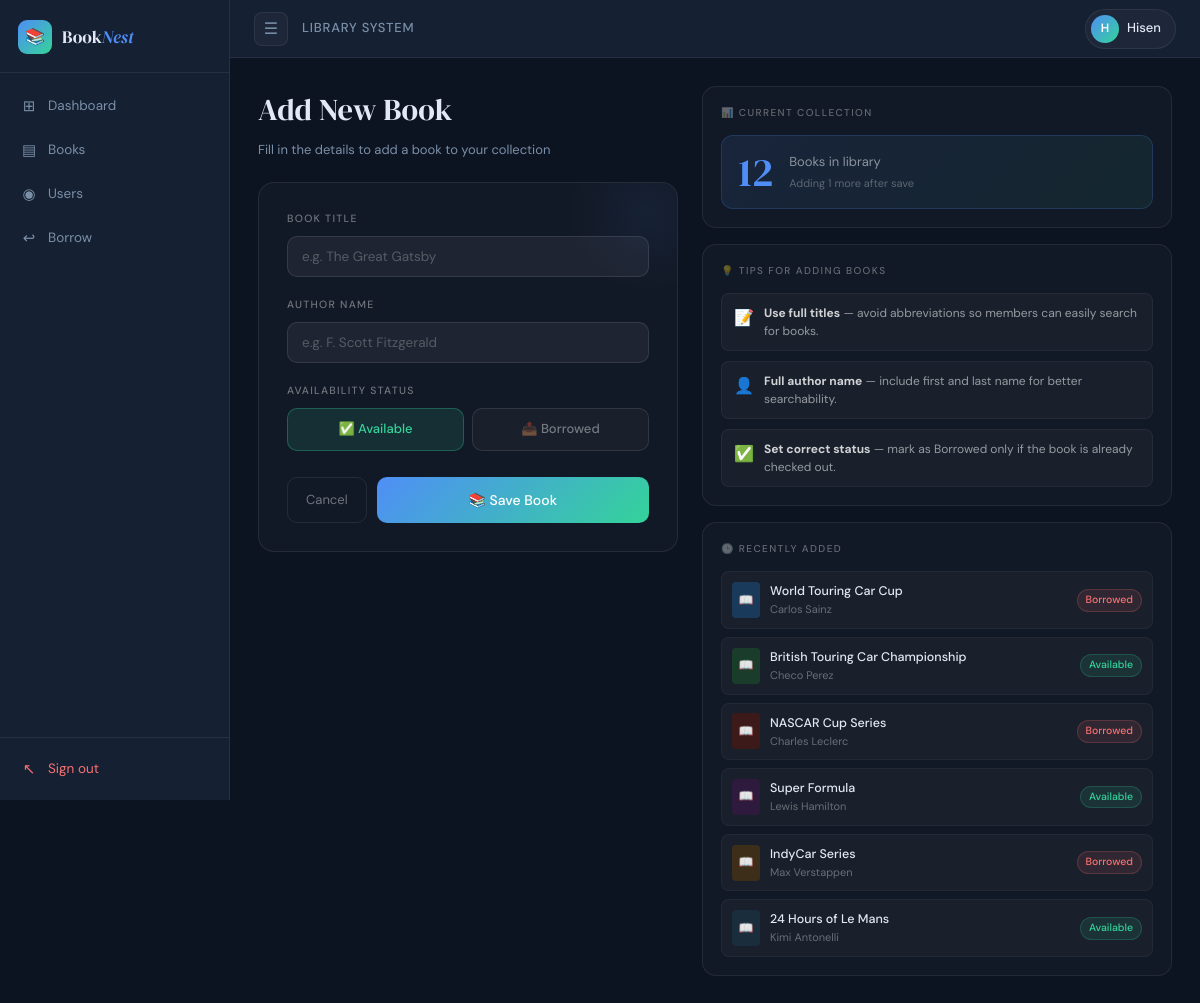
/add_book.php (signed in), run on the app's committed database.
### tables this page shows
CREATE TABLE `books` (
  `id` int(11) NOT NULL,
  `title` varchar(255) NOT NULL,
  `author` varchar(255) NOT NULL,
  `status` enum('Available','Borrowed') DEFAULT 'Available'
);

### add_book.php (the view, shortened to what this page needs)
<?php
include 'db.php';
include 'header.php';
$totalBooks = $conn->query("SELECT COUNT(*) as t FROM books")->fetch_assoc()['t'];
$recentBooks = $conn->query("SELECT title, author, status FROM books ORDER BY id DESC LIMIT 6");
?>
<div class="form-shell">
  <div>
    <div class="form-left-title">Add New Book</div>
    <div class="form-left-sub">Fill in the details to add a book to your collection</div>
    <div class="form-card">
      <form method="POST" id="bookForm">
        <div class="form-field">
          <label>Book Title</label>
          <input type="text" name="title" placeholder="e.g. The Great Gatsby" required>
        </div>
        <div class="form-field">
          <label>Author Name</label>
          <input type="text" name="author" placeholder="e.g. F. Scott Fitzgerald" required>
        </div>
        <div class="form-field">
          <label>Availability Status</label>
          <div class="status-toggle">
            <div class="status-opt active-avail" id="opt-avail" onclick="setStatus('Available')">✅ Available</div>
            <div class="status-opt" id="opt-borrow" onclick="setStatus('Borrowed')">📤 Borrowed</div>
          </div>
        </div>
        <div class="form-actions">
          <a href="books.php" class="btn-cancel">Cancel</a>
          <button type="submit" class="btn-save">📚 Save Book</button>
        </div>
      </form>
    </div>
  </div>
  <div class="right-col">
    <div class="panel">
      <div class="panel-label">📊 Current Collection</div>
      <div class="counter-card">
        <div>
          <div class="counter-num"><?= $totalBooks ?></div>
        </div>
        <div>
          <div class="counter-label">Books in library</div>
          <div class="counter-sub">Adding 1 more after save</div>
        </div>
      </div>
    </div>
    <div class="panel">
      <div class="panel-label">💡 Tips for Adding Books</div>
      <div class="tip-list">
        <div class="tip-row">
          <div class="tip-icon">📝</div>
          <div class="tip-text"><strong>Use full titles</strong> — avoid abbreviations so members can easily search for books.</div>
        </div>
        <div class="tip-row">
          <div class="tip-icon">👤</div>
          <div class="tip-text"><strong>Full author name</strong> — include first and last name for better searchability.</div>
        </div>
        <div class="tip-row">
          <div class="tip-icon">✅</div>
          <div class="tip-text"><strong>Set correct status</strong> — mark as Borrowed only if the book is already checked out.</div>
        </div>
      </div>
    </div>
    <div class="panel">
      <div class="panel-label">🕒 Recently Added</div>
      <div class="recent-list">
        <?php
        $colors = ['#1a3a5c','#1a3d2b','#3d1a1a','#2d1a3d','#3d2e1a','#1a2d3d'];
        $i = 0;
        while($rb = $recentBooks->fetch_assoc()):
          $c = $colors[$i % count($colors)];
          $i++;
        ?>
        <div class="recent-row">
          <div class="recent-icon" style="background:<?= $c ?>">📖</div>
          <div class="recent-info">
            <div class="recent-title"><?= htmlspecialchars($rb['title']) ?></div>
            <div class="recent-author"><?= htmlspecialchars($rb['author']) ?></div>
          </div>
          <span class="badge-sm <?= $rb['status'] === 'Available' ? 'available' : 'borrowed' ?>">
            <?= $rb['status'] ?>
          </span>
        </div>
        <?php endwhile; ?>
      </div>
    </div>
  </div>
</div>
<?php include 'footer.php'; ?>

### style.css (style rules this page uses)
*, *::before, *::after { box-sizing: border-box; margin: 0; padding: 0; }
a { text-decoration: none; color: inherit; }
input[type="text"], input[type="email"], input[type="password"], input[type="date"], input[type="number"], select, textarea { width: 100%; padding: 10px 14px; background: rgba(255, 255, 255, 0.05); border: 0.5px solid var(--border); border-radius: var(--radius); color: var(--text); font-family: var(--sans); font-size: 13.5px; outline: none; transition: border-color 0.15s; -webkit-appearance: none; appearance: none; }
input::placeholder, textarea::placeholder { color: var(--text-muted); }
label { display: block; font-size: 11.5px; font-weight: 500; color: var(--text-muted); text-transform: uppercase; letter-spacing: 0.09em; margin-bottom: 7px; }
button, .btn-primary { display: inline-flex; align-items: center; gap: 6px; background: var(--accent); color: white; padding: 9px 18px; border: none; border-radius: var(--radius); cursor: pointer; font-family: var(--sans); font-size: 13px; font-weight: 500; transition: all 0.15s ease; text-decoration: none; white-space: nowrap; }

### data on the page
books: title "World Touring Car Cup", author "Carlos Sainz", status "Borrowed"
books: title "British Touring Car Championship", author "Checo Perez", status "Available"
books: title "NASCAR Cup Series", author "Charles Leclerc", status "Borrowed"
books: title "Super Formula", author "Lewis Hamilton", status "Available"
books: title "IndyCar Series", author "Max Verstappen", status "Borrowed"
books: title "24 Hours of Le Mans", author "Kimi Antonelli", status "Available"

### other printed values
$initial "H"
$name "Hisen"
$totalBooks "12"
